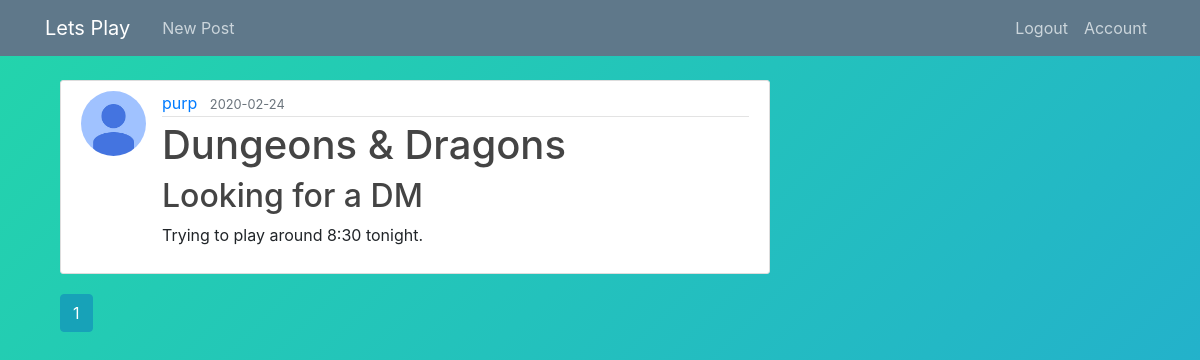
The page /home (signed in) on the database as committed earlier.
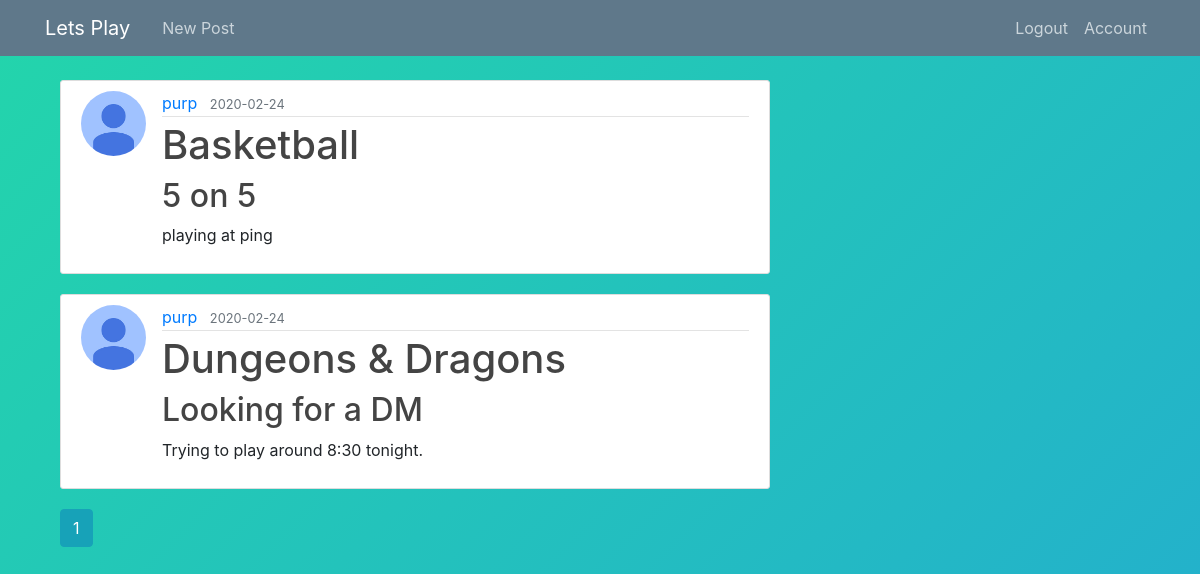
The same page on the database as committed later.
### src/models.py (models this page shows, shortened)
class Post(db.Model):
    id = db.Column(db.Integer, primary_key=True)
    title = db.Column(db.String(25), nullable=False)  #optional title to post
    game = db.Column(db.String(100),nullable=True ) #Change to entered from menu on form
    date_posted = db.Column(db.DateTime, nullable=False, default=datetime.utcnow)
    content = db.Column(db.Text, nullable=False)
    user_id = db.Column(db.Integer, db.ForeignKey('user.id'), nullable=False)

class User(db.Model, UserMixin):
    id = db.Column(db.Integer, primary_key=True)                                #Each user is given a unique id number
    firstname = db.Column(db.String(20),  nullable=True)
    last_name = db.Column(db.String(20),  nullable=True)                             #User's full name
    username = db.Column(db.String(20), unique=True, nullable=False)            #Each user will be able to create a unique username of length 20
    email = db.Column(db.String(50), unique=True, nullable=False)              #Every user will need to register with an email address (maybe?)
    image_file = db.Column(db.String(20), nullable=False, default='default.jpg')#Each user has a profile pic. uploaded or default
    password = db.Column(db.String(64), nullable=False)                         #Users will have a password of up to size 64 chars
    posts = db.relationship('Post', backref='author', lazy=True)              #Posts from users will be associated with them? (maybe?)
    zipcode = db.Column(db.String(5), nullable=False)
    bio = db.Column(db.String(144), nullable=True)

### src/main/routes.py (the view)
@main.route('/home')
@login_required
def home():
    if not (current_user.is_authenticated):
        return redirect(url_for('user.login'))
    page = request.args.get('page',1, type=int)
    posts = Post.query.order_by(Post.date_posted.desc()).paginate(page=page,per_page=5)##posts per page:
    return render_template('home.html',posts=posts)

### src/models.py (called while the page is built)
@login_manager.user_loader
def load_user(user_id):
    return User.query.get(int(user_id))

### src/templates/home.html
{% extends "layout.html" %}
{% block content %}
    {% for post in posts.items %}
        <article class="media content-section">
            <img class="rounded-circle article-img" src="{{ url_for('static', filename='profile_pics/' + post.author.image_file) }}">
            <div class="media-body">
              <div class="article-metadata">
                <a class="mr-2" href="{{url_for('users.user_page', username=post.author.username) }}">{{ post.author.username }}</a>
                <small class="text-muted">{{ post.date_posted.strftime('%Y-%m-%d') }}</small>
              </div>
              <h1> {{ post.game }}</h1>
              <h2><a class="article-title" href="{{url_for('posts.post', post_id=post.id )}}">{{ post.title }}</a></h2>
              <p class="article-content">{{ post.content }}</p>
            </div>
        </article>
    {% endfor %}
    {% for page_num in posts.iter_pages(left_edge=1, right_edge=1, left_current=1, right_current=2) %}
      {% if page_num %}
      {% if posts.page==page_num %}
        <a class="btn btn-info mb-4" href="{{ url_for('main.home', page=page_num) }}">{{ page_num }}</a>
      {% else %}
        <a class="btn btn-outline-info mb-4" href="{{ url_for('main.home', page=page_num) }}">{{ page_num }}</a>
      {% endif %}
    {% else %}
        ...
      {% endif %}
    {% endfor %}
{%endblock%}

### src/templates/layout.html (shortened to what this page needs)
<!DOCTYPE html>
<html lang="en" dir="ltr">
  <head>
    <link rel="stylesheet" href="https://stackpath.bootstrapcdn.com/bootstrap/4.3.1/css/bootstrap.min.css">
    <link rel="stylesheet" type="text/css" href="{{url_for('static', filename='main.css') }}">
    <link rel="stylesheet" href="https://use.fontawesome.com/releases/v5.7.2/css/all.css">
    <link rel="stylesheet" href="https://stackpath.bootstrapcdn.com/font-awesome/4.7.0/css/font-awesome.min.css">
  </head>
  <body>
<header class="site-header">
        <nav class="navbar navbar-expand-md navbar-dark bg-steel fixed-top">
            <div class="container">
            <a class="navbar-brand mr-4" href="{{ url_for('main.home')}}">Lets Play</a>
            <div class="collapse navbar-collapse" id="navbarToggle">
                <div class="navbar-nav mr-auto">
                {% if current_user.is_authenticated %}
                  <a class="nav-item nav-link" href="{{ url_for('posts.new_post') }}">New Post</a>
                {% endif %}
                </div>
                <div class="navbar-nav">
                {% if current_user.is_authenticated %}
                <a class="nav-item nav-link" href="{{ url_for('users.logout') }}">Logout</a>
                <a class="nav-item nav-link" href="{{ url_for('users.account') }}">Account</a>
                {% else %}
                    <a class="nav-item nav-link" href="{{ url_for('users.login') }}">Login</a>
                    <a class="nav-item nav-link" href="{{ url_for('users.register') }}">Register</a>
                {% endif %}
                </div>
            </div>
            </div>
        </nav>
        </header>
        <main role="main" class="container">
                <div class="col-md-8">
                {% block content %}{% endblock %}
              </div>
            </main>
  </body>
</html>

### src/static/main.css (style rules this page uses)
body { background: #282828; background: linear-gradient(-45deg, #EE7752, #E73C7E, #23A6D5, #23D5AB); background-size: 400% 400%; animation: Gradient 15s ease infinite; margin-top: 5rem; }
h1, h2, h3, h4, h5, h6 { color: #444444; }
.bg-steel { background-color: #5f788a; }
.site-header .navbar-nav .nav-link { color: #cbd5db; }
.content-section { background: #ffffff; padding: 10px 20px; border: 1px solid #dddddd; border-radius: 3px; margin-bottom: 20px; }
.article-title { color: #444444; }
.article-content { white-space: pre-line; }
.article-img { height: 65px; width: 65px; margin-right: 16px; }
.article-metadata { padding-bottom: 1px; margin-bottom: 4px; border-bottom: 1px solid #e3e3e3 }

Rows that differ between the two databases and show on the page:
added Post: image_file (placeholder picture), author.username "purp", date_posted "2020-02-24", game "Basketball", title "5 on 5", content "playing at ping"
